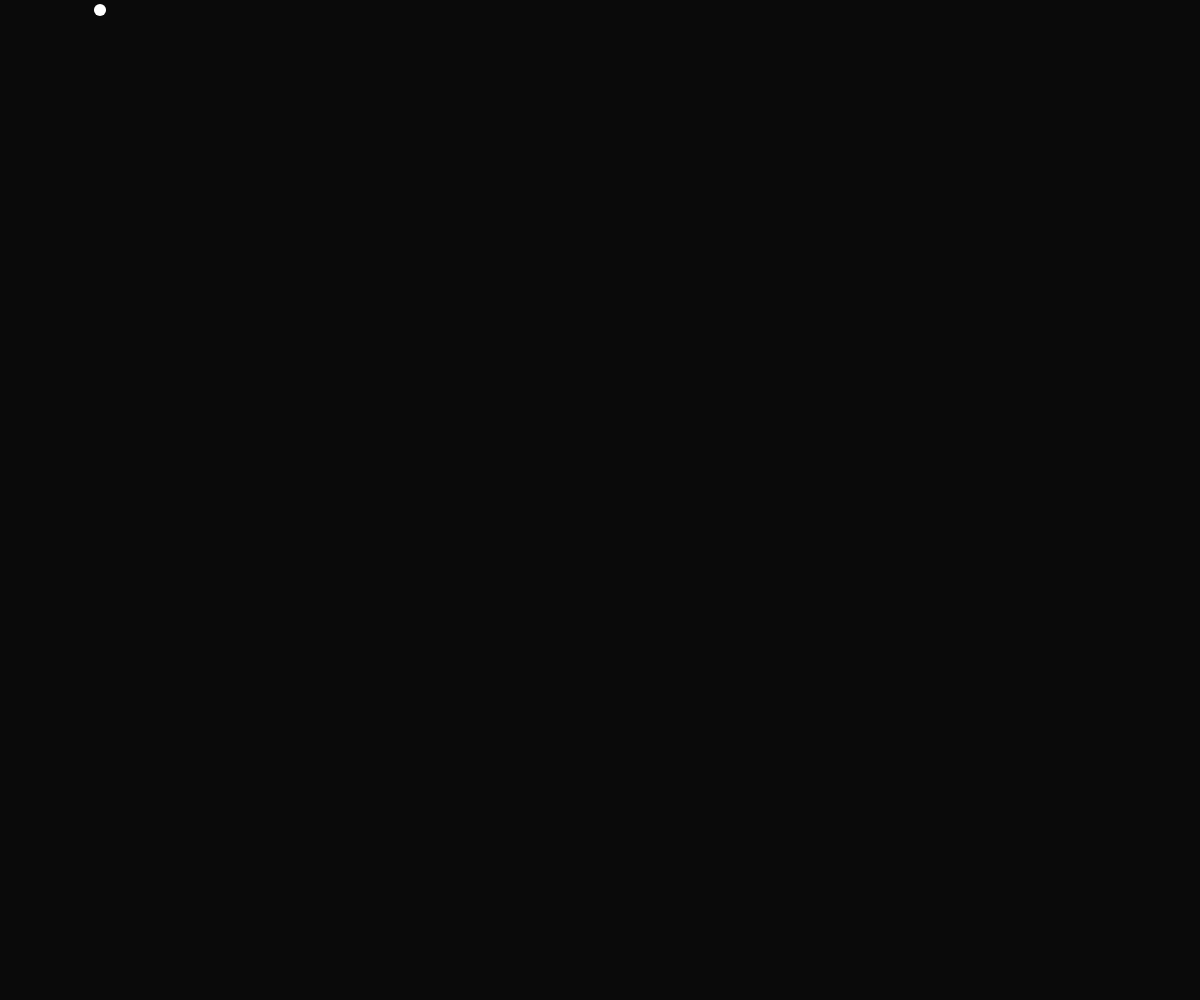
Frame 1 (no input)
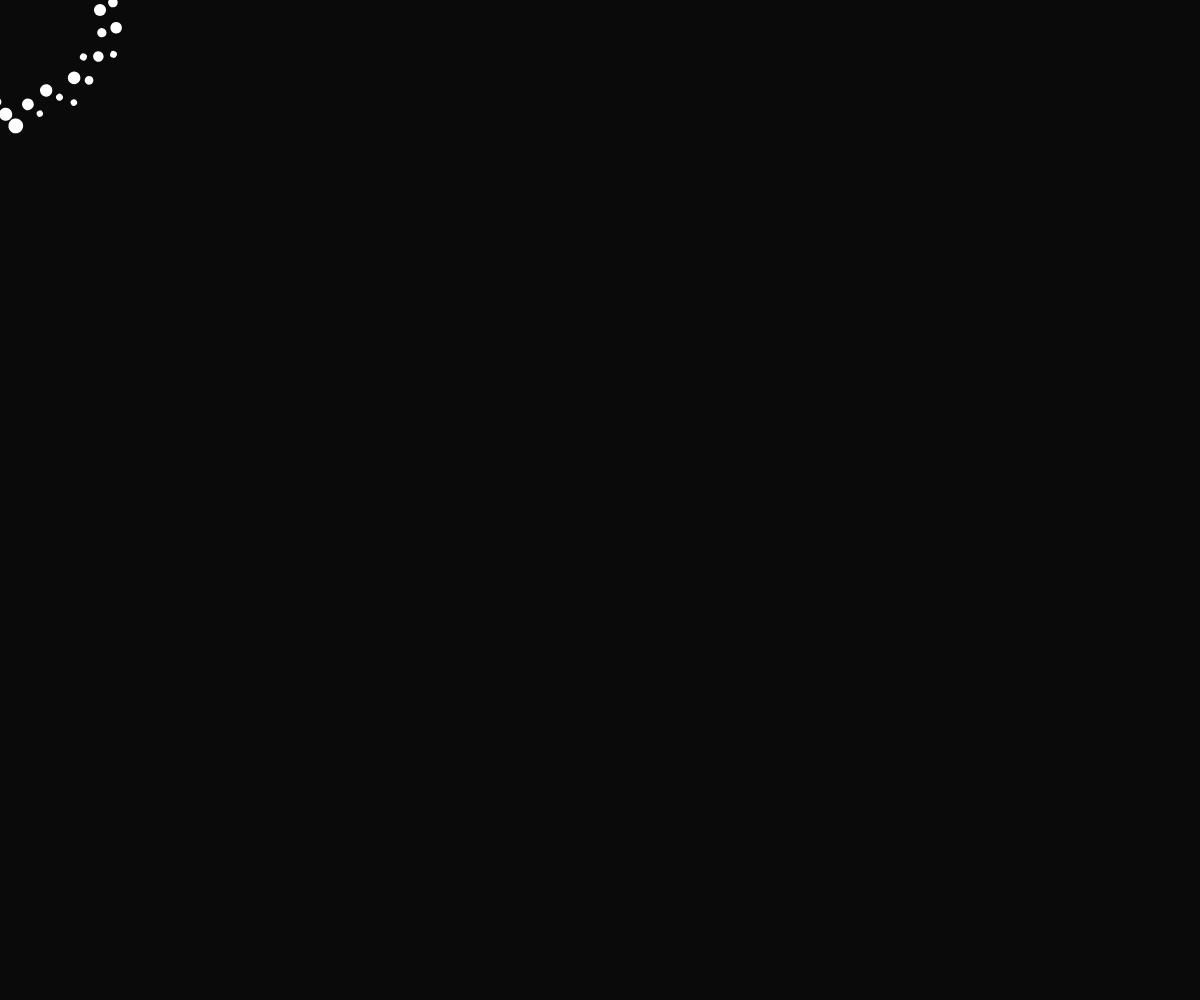
Frame 60 (no input)
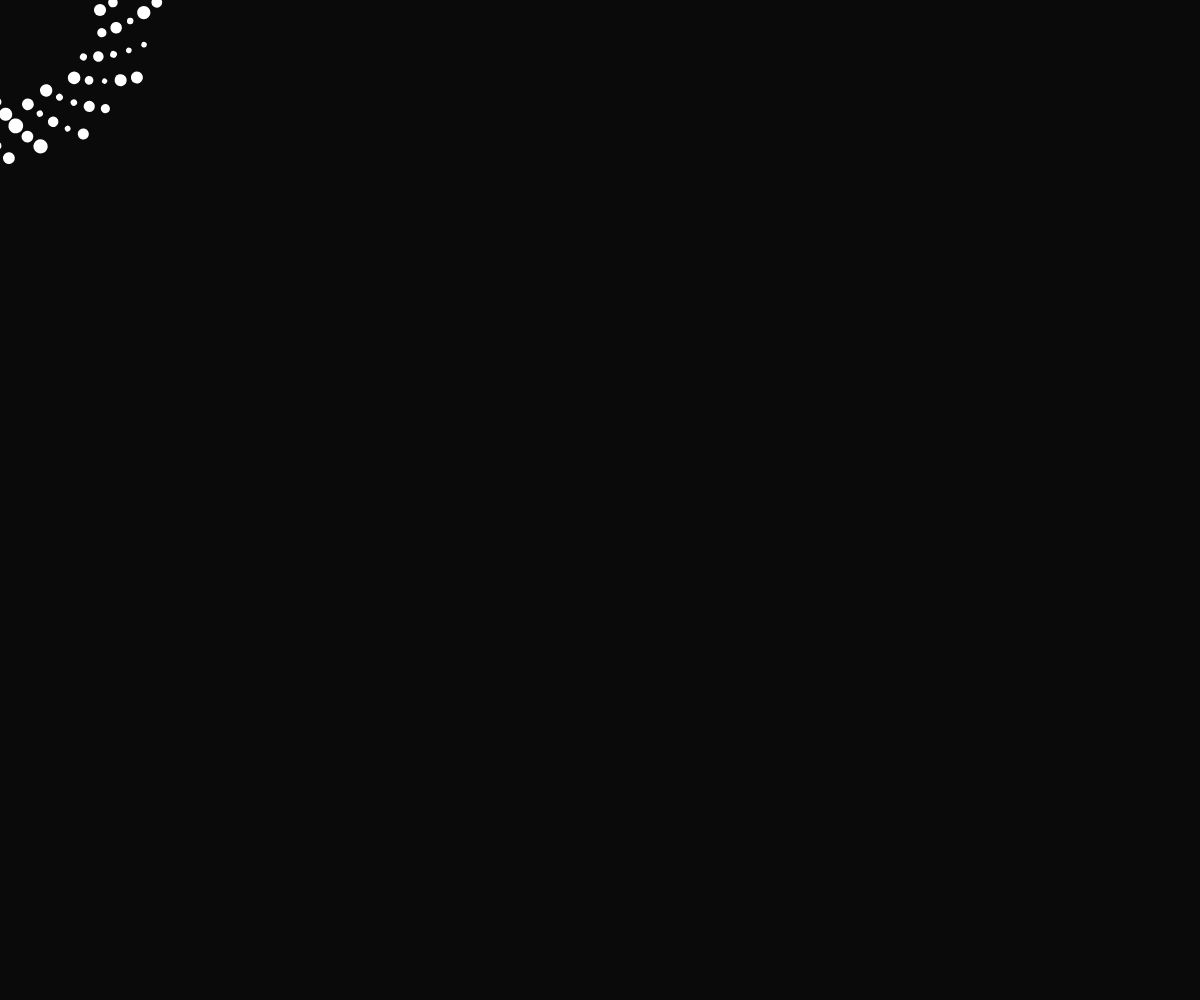
Frame 120 (the mouse pressed at the canvas centre since frame 60)

The p5.js sketch that drew these frames (run headless with seeded random() and noise() and a simulated clock; from frame 60 on, the mouse is pressed at the canvas centre):

// p5.js sketch
// ── sketch.js
var r = 0;

function setup() {
    createCanvas(windowWidth, windowHeight);
    background(10);
    smooth();
    noStroke();
}

function draw(){
    fill(255);
    rotate(r);
    var circle_size = random(5, 15);
    ellipse(100 + r, 10, circle_size, circle_size);
    r = r + 0.5;
}
